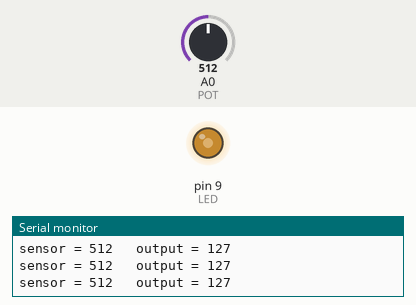
The sketch below on a simulated Arduino Uno, built with avr-gcc and run on an emulated ATmega328P. Parts: output pins drawn as LEDs (lit = HIGH), the last lines printed to the serial monitor. Inputs (shaded band) come from the test bench; at power-on: A0 (POT) = 512.

Above: at 1.2 s.
1.3 s: A0 (POT) set to 409
At 2.1 s:
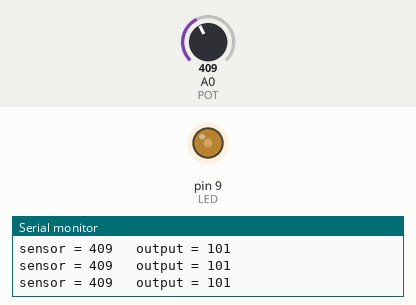
4.3 s: A0 (POT) set to 389
At 5.6 s:
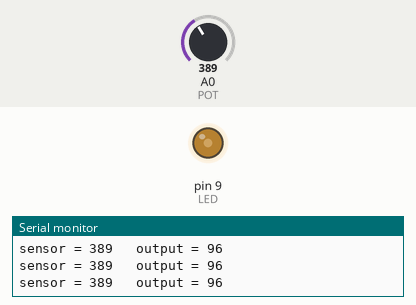
7.3 s: A0 (POT) set to 716
At 8.1 s:
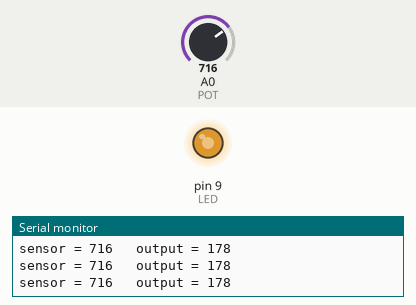
8.8 s: A0 (POT) set to 987
At 9.7 s:
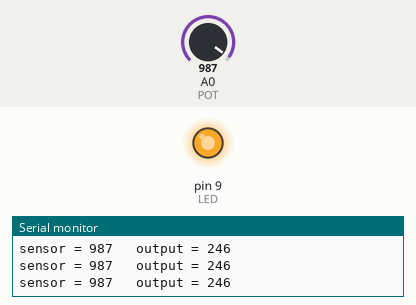
10.3 s: A0 (POT) set to 1009
At 11.5 s:
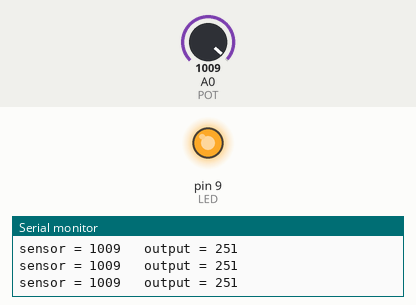
13.3 s: A0 (POT) set to 0
At 14.2 s:
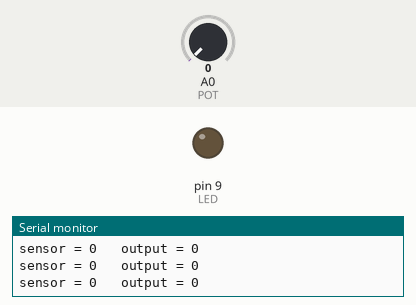
Timing chart, 0 to 15.8 s (numbered marks = the images above; inputs shaded):
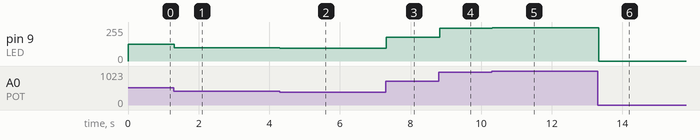

Measured:
- after the input at 1.3 s, pin 9 (LED): 127/255 → 101/255 at once
- after the input at 4.3 s, pin 9 (LED): 101/255 → 96/255 at once
- after the input at 7.3 s, pin 9 (LED): 96/255 → 178/255 at once
- after the input at 8.8 s, pin 9 (LED): 178/255 → 246/255 at once
- after the input at 10.3 s, pin 9 (LED): 246/255 → 251/255 at once
- after the input at 13.3 s, pin 9 (LED): 251/255 → 0/255 at once

The sketch:

AnalogInOutSerial.ino
```cpp
int POT = A0;
int LED = 9;

int sensorValue = 0;
int outputValue = 0;

void setup()
{
  Serial.begin(9600);
}

void loop()
{
  sensorValue = analogRead(POT);
  outputValue = map(sensorValue, 0, 1023, 0, 255);

  analogWrite(LED, outputValue);

  Serial.print("sensor = ");
  Serial.print(sensorValue);
  Serial.print("\t output = ");
  Serial.println(outputValue);
  delay(2);
}
```
